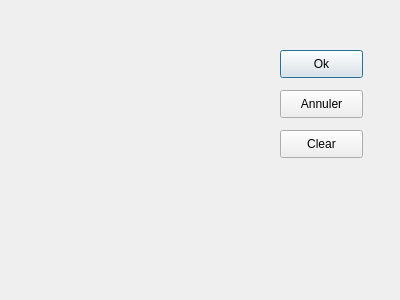
<?xml version="1.0" encoding="UTF-8"?>
<ui version="4.0">
 <class>DialogTest1</class>
 <widget class="QDialog" name="DialogTest1">
  <property name="geometry">
   <rect>
    <x>0</x>
    <y>0</y>
    <width>400</width>
    <height>300</height>
   </rect>
  </property>
  <property name="windowTitle">
   <string>Dialog</string>
  </property>
  <widget class="QPushButton" name="pushButton">
   <property name="geometry">
    <rect>
     <x>280</x>
     <y>50</y>
     <width>83</width>
     <height>28</height>
    </rect>
   </property>
   <property name="text">
    <string>Ok</string>
   </property>
  </widget>
  <widget class="QPushButton" name="pushButton_2">
   <property name="geometry">
    <rect>
     <x>280</x>
     <y>90</y>
     <width>83</width>
     <height>28</height>
    </rect>
   </property>
   <property name="text">
    <string>Annuler</string>
   </property>
  </widget>
  <widget class="QPushButton" name="pushButton_3">
   <property name="geometry">
    <rect>
     <x>280</x>
     <y>130</y>
     <width>83</width>
     <height>28</height>
    </rect>
   </property>
   <property name="text">
    <string>Clear</string>
   </property>
  </widget>
 </widget>
 <resources/>
 <connections/>
</ui>
